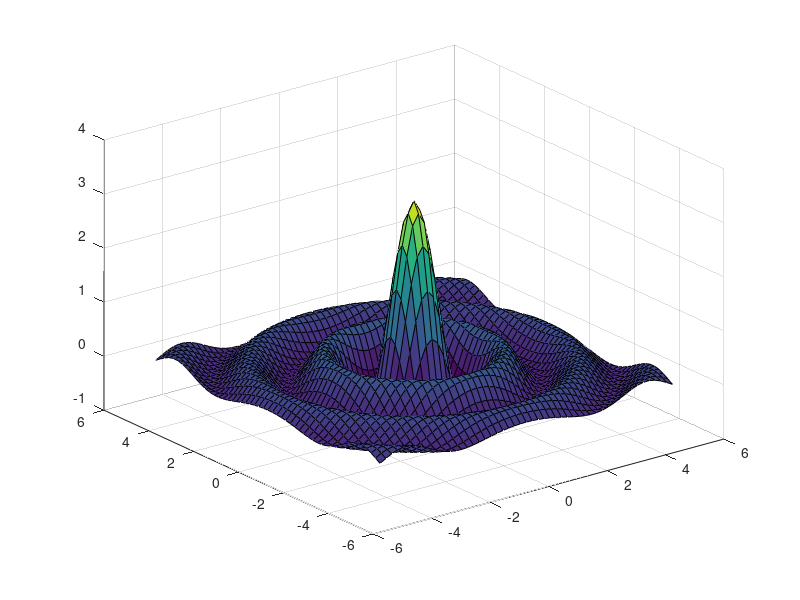
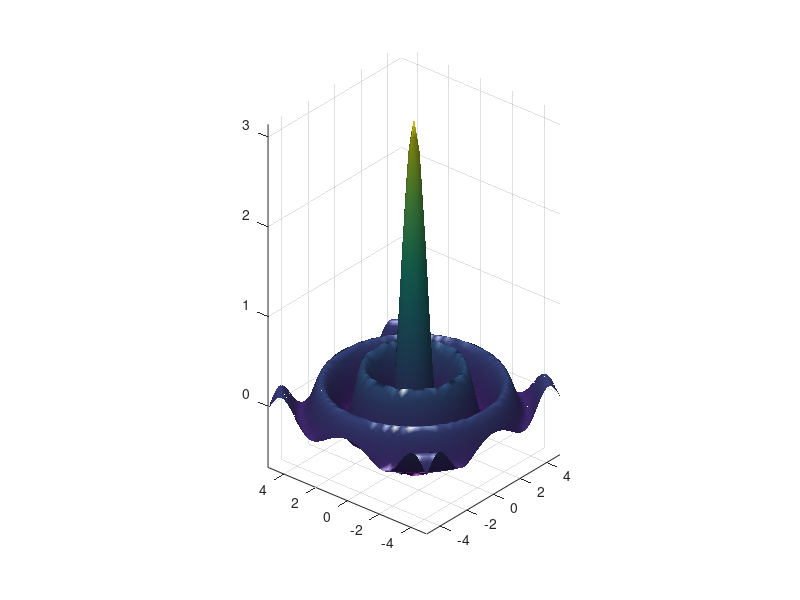

Write MATLAB code to recreate these figures, in order.

[x,y] = meshgrid(-5 : 0.2 : 5);
r = sqrt(x.^2 + y.^2) + eps;
z = sin(pi*r) ./ r;
close all;
surf(x, y, z);
figure;
surf(x, y, z,'FaceColor','interp','FaceLighting','phong','EdgeColor','none');
daspect([5 5 1])
axis tight
view(-50,30)
camlight left